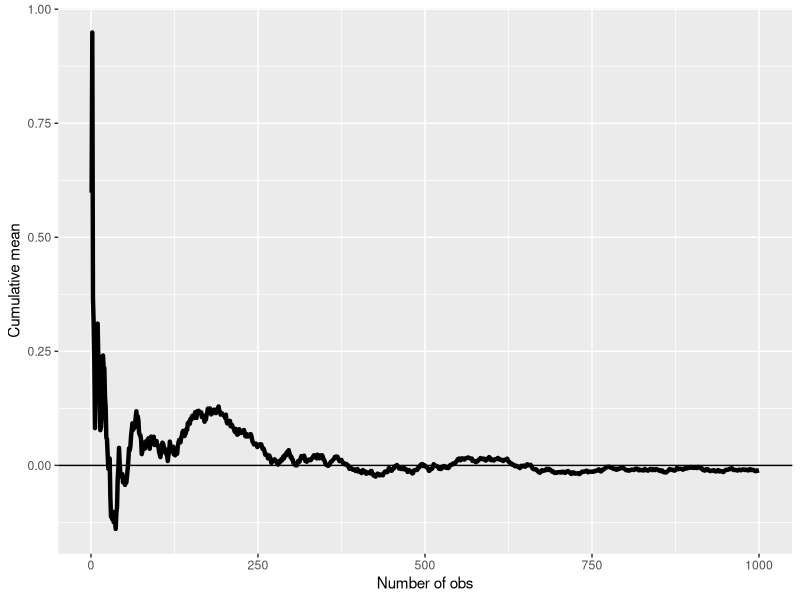
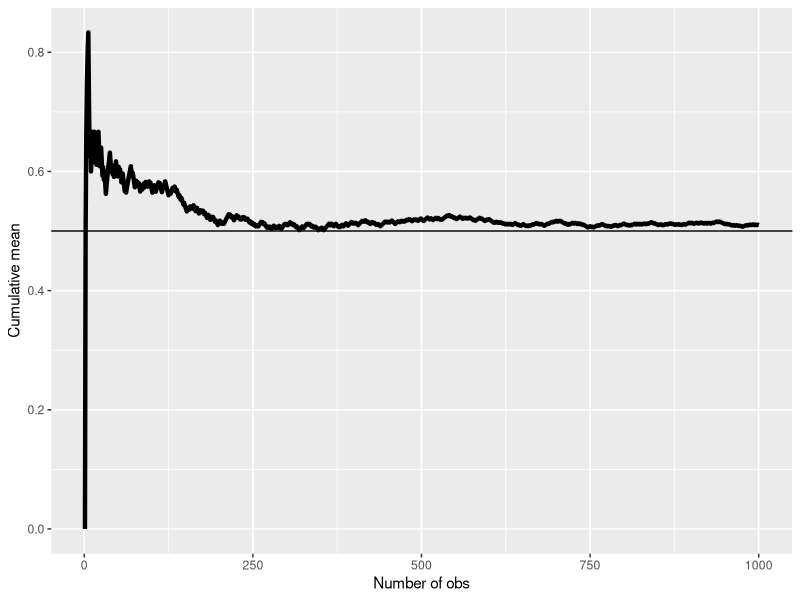

Here is the R script that generated these plots, in order:
## ---- chunk 1
# Number of simulations
library(ggplot2)
n <- 1000

# Generate 1k numbers > cum sum > Divide each by respective sample size. Result : Mean. 
means <- cumsum(rnorm(n)) / (1:n)

# Plot

g <- ggplot(data.frame(x = 1:n, y = means), aes(x = x, y = y))
g <- g + geom_hline(yintercept = 0) + geom_line(size = 1.5)
g <- g + labs(x = "Number of obs", y = "Cumulative mean")
g
## ---- chunk 2
# Number of simulations
n <- 1000

# Generate 1k numbers > cum sum > Divide each by respective sample size. Result : Mean. 
means <- cumsum(sample(0:1, n, replace = TRUE)) / (1:n)

# Plot

g <- ggplot(data.frame(x = 1:n, y = means), aes(x = x, y = y))
g <- g + geom_hline(yintercept = 0.5) + geom_line(size = 1.5)
g <- g + labs(x = "Number of obs", y = "Cumulative mean")
g
